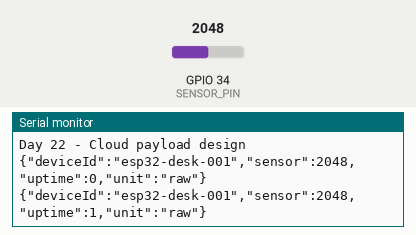
A sketch run on a simulated ESP32. Parts: the last lines printed to the serial monitor. Inputs (shaded band) come from the test bench; at power-on: GPIO 34 (SENSOR_PIN) = 2048.

Above: at 1.8 s.
1.9 s: GPIO 34 (SENSOR_PIN) set to 2866
At 2.8 s:
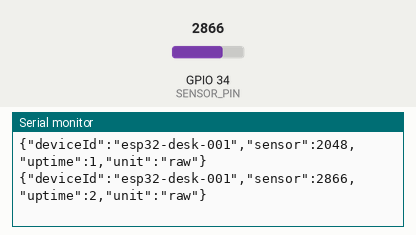
3.4 s: GPIO 34 (SENSOR_PIN) set to 3603
At 4.5 s:
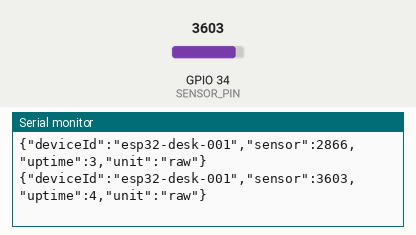
Timing chart, 0 to 6.4 s (numbered marks = the images above; inputs shaded):
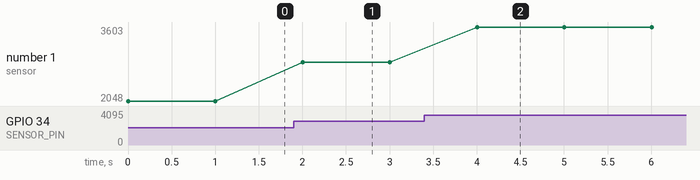

The sketch:

day22_cloud_payload_design.ino
```cpp
const int SENSOR_PIN = 34;
const char* DEVICE_ID = "esp32-desk-001";

void setup() {
  Serial.begin(115200);
  Serial.println("Day 22 - Cloud payload design");
}

void loop() {
  int sensor = analogRead(SENSOR_PIN);
  unsigned long uptime = millis() / 1000;
  Serial.printf("{\"deviceId\":\"%s\",\"sensor\":%d,\"uptime\":%lu,\"unit\":\"raw\"}\n",
                DEVICE_ID, sensor, uptime);
  delay(1000);
}
```

Measured:
- after the input at 1.9 s, the serial monitor: prints a new line after 0.10 s (image 1)
- after the input at 3.4 s, the serial monitor: prints a new line after 0.60 s (image 2)
- plotted number 1: 2048 → 2866 after the input at 1.9 s, 2866 → 3603 after the input at 3.4 s
